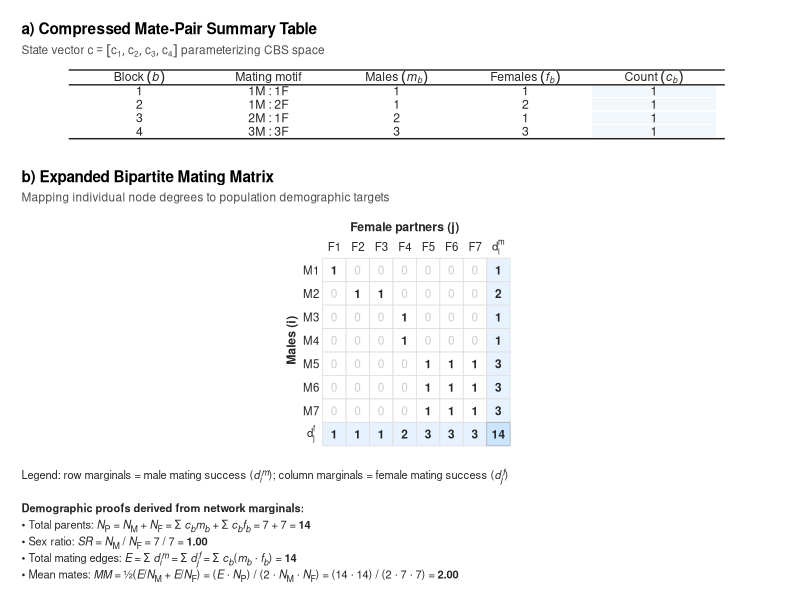

This figure's R source:
# ==============================================================================
# Script 08: Build Figure 2 (Stacked Panels 2a and 2b)
# Project: mateR2 Manuscript
# Goal: A single vertically stacked composite figure containing:
#       - (a) Mate-Pair Summary Table (compressed CBS state space, c_b)
#       - (b) Expanded bipartite mating matrix with demographic proofs
#
# CHANGED: rebuilt in ggplot2. The previous version rendered gt tables to PNG
# with gtsave() and stacked them with magick, which required TWO pieces of
# system software outside renv's reach: the ImageMagick C++ library, and a
# headless Chrome install (gt renders HTML and screenshots it). Neither can be
# restored by renv, so the script died for anyone without both. Figures 3-6 are
# already plain R; this makes the whole figure pipeline plain R.
# ==============================================================================

library(dplyr)
library(tidyr)
library(ggplot2)
library(patchwork)
library(ggtext)   # real subscripts in the proofs block; pure R, no system deps

if (!dir.exists("figures")) dir.create("figures", recursive = TRUE)

ink        <- "grey15"
fill_count <- "#f2f7fb"   # panel (a) count column
fill_marg  <- "#e6f2ff"   # panel (b) marginals
fill_corn  <- "#cce5ff"   # panel (b) corner (total edges)
zero_grey  <- "grey80"

base_tbl <- theme_void(base_size = 9) +
  theme(plot.title    = element_text(face = "bold", size = 11, hjust = 0),
        plot.subtitle = element_text(size = 8.5, colour = "grey30", hjust = 0),
        # element_markdown() renders the proofs with real subscripts; plain
        # element_text() prints "N_M" and "c_b" literally, which misstates
        # notation Section 2.1 defines carefully.
        plot.caption  = ggtext::element_markdown(size = 8, colour = ink,
                                                 hjust = 0, lineheight = 1.5),
        plot.margin   = margin(6, 10, 6, 10))

# ==============================================================================
# 1. PANEL (a): MATE-PAIR SUMMARY TABLE
# ==============================================================================
mp <- data.frame(
  Block_ID   = c("1", "2", "3", "4"),
  Block_Type = c("1M : 1F", "1M : 2F", "2M : 1F", "3M : 3F"),
  Males_m    = c(1, 1, 2, 3),
  Females_f  = c(1, 2, 1, 3),
  Count_c_b  = c(1, 1, 1, 1)
)

hdr_a <- c("Block~(italic(b))", "Mating~motif", "Males~(italic(m)[italic(b)])",
           "Females~(italic(f)[italic(b)])", "Count~(italic(c)[italic(b)])")
a_long <- mp %>%
  mutate(row = row_number()) %>%
  pivot_longer(-row, names_to = "col", values_to = "val",
               values_transform = as.character) %>%
  mutate(colx = match(col, names(mp)),
         val  = ifelse(grepl("^[0-9]+$", val), val, val))

p_a <- ggplot(a_long, aes(colx, -row)) +
  # count column highlight
  geom_tile(data = subset(a_long, colx == 5),
            fill = fill_count, colour = NA, width = 0.96, height = 0.9) +
  geom_text(aes(label = val), size = 3.1, colour = ink) +
  annotate("text", x = seq_along(hdr_a), y = 0, label = hdr_a, parse = TRUE,
           fontface = "bold", size = 3.1, colour = ink) +
  annotate("segment", x = 0.45, xend = 5.55, y = -0.55, yend = -0.55, colour = ink) +
  annotate("segment", x = 0.45, xend = 5.55, y =  0.55, yend =  0.55, colour = ink) +
  annotate("segment", x = 0.45, xend = 5.55, y = -4.55, yend = -4.55, colour = ink) +
  scale_x_continuous(limits = c(0.35, 5.7)) +
  scale_y_continuous(limits = c(-4.9, 0.9)) +
  labs(title = "a) Compressed Mate-Pair Summary Table",
       subtitle = expression("State vector "*c==group("[",list(c[1],c[2],c[3],c[4]),"]")*
                             " parameterizing CBS space")) +
  base_tbl

# ==============================================================================
# 2. PANEL (b): EXPANDED MATRIX & MARGINAL DEMOGRAPHICS
# ==============================================================================
Nm <- 7; Nf <- 7
B <- matrix(0, Nm, Nf, dimnames = list(paste0("M", 1:Nm), paste0("F", 1:Nf)))
B[1, 1]     <- 1   # 1M:1F
B[2, 2:3]   <- 1   # 1M:2F
B[3:4, 4]   <- 1   # 2M:1F
B[5:7, 5:7] <- 1   # 3M:3F

row_marg <- rowSums(B); col_marg <- colSums(B); E <- sum(B)
Np <- Nm + Nf; SR <- Nm / Nf; MM <- ((E / Nm) + (E / Nf)) / 2

cells <- expand.grid(i = 1:Nm, j = 1:Nf) %>%
  mutate(v = as.vector(B[cbind(i, j)]))

p_b <- ggplot() +
  # matrix body
  geom_tile(data = cells, aes(j, -i), fill = "white", colour = "grey88", linewidth = 0.3) +
  geom_text(data = cells, aes(j, -i, label = v,
                              fontface = ifelse(v == 1, "bold", "plain"),
                              colour = ifelse(v == 1, ink, zero_grey)), size = 3) +
  # row marginals
  geom_tile(data = data.frame(i = 1:Nm, v = row_marg),
            aes(Nf + 1, -i), fill = fill_marg, colour = "grey88", linewidth = 0.3) +
  geom_text(data = data.frame(i = 1:Nm, v = row_marg),
            aes(Nf + 1, -i, label = v), size = 3, fontface = "bold", colour = ink) +
  # column marginals
  geom_tile(data = data.frame(j = 1:Nf, v = col_marg),
            aes(j, -(Nm + 1)), fill = fill_marg, colour = "grey88", linewidth = 0.3) +
  geom_text(data = data.frame(j = 1:Nf, v = col_marg),
            aes(j, -(Nm + 1), label = v), size = 3, fontface = "bold", colour = ink) +
  # corner: total edges
  annotate("tile", x = Nf + 1, y = -(Nm + 1), fill = fill_corn,
           colour = "grey70", linewidth = 0.3) +
  annotate("text", x = Nf + 1, y = -(Nm + 1), label = E, size = 3,
           fontface = "bold", colour = ink) +
  # labels
  annotate("text", x = 1:Nf, y = 0, label = colnames(B), size = 2.9, colour = ink) +
  annotate("text", x = Nf + 1, y = 0, label = "d[i]^m", parse = TRUE,
           size = 2.9, fontface = "bold", colour = ink) +
  annotate("text", x = 0, y = -(1:Nm), label = rownames(B), size = 2.9, colour = ink) +
  annotate("text", x = 0, y = -(Nm + 1), label = "d[j]^f", parse = TRUE,
           size = 2.9, fontface = "bold", colour = ink) +
  annotate("text", x = (Nf + 1) / 2, y = 0.85, label = "Female partners (j)",
           size = 3.1, fontface = "bold", colour = ink) +
  annotate("text", x = -0.85, y = -(Nm + 1) / 2, label = "Males (i)", angle = 90,
           size = 3.1, fontface = "bold", colour = ink) +
  scale_colour_identity() +
  coord_fixed(clip = "off") +
  scale_x_continuous(limits = c(-1.2, Nf + 1.8)) +
  scale_y_continuous(limits = c(-(Nm + 1.7), 1.3)) +
  labs(title = "b) Expanded Bipartite Mating Matrix",
       subtitle = "Mapping individual node degrees to population demographic targets",
       caption = sprintf(paste0(
         "Legend: row marginals = male mating success (*d*<sub>*i*</sub><sup>*m*</sup>); ",
         "column marginals = female mating success (*d*<sub>*j*</sub><sup>*f*</sup>)<br><br>",
         "**Demographic proofs derived from network marginals:**<br>",
         "&bull; Total parents: *N*<sub>P</sub> = *N*<sub>M</sub> + *N*<sub>F</sub> = ",
         "&Sigma; *c*<sub>*b*</sub>*m*<sub>*b*</sub> + &Sigma; *c*<sub>*b*</sub>*f*<sub>*b*</sub> ",
         "= %d + %d = **%d**<br>",
         "&bull; Sex ratio: *SR* = *N*<sub>M</sub> / *N*<sub>F</sub> = %d / %d = **%.2f**<br>",
         "&bull; Total mating edges: *E* = &Sigma; *d*<sub>*i*</sub><sup>*m*</sup> = ",
         "&Sigma; *d*<sub>*j*</sub><sup>*f*</sup> = ",
         "&Sigma; *c*<sub>*b*</sub>(*m*<sub>*b*</sub> &middot; *f*<sub>*b*</sub>) = **%d**<br>",
         "&bull; Mean mates: *MM* = &frac12;(*E*/*N*<sub>M</sub> + *E*/*N*<sub>F</sub>) = ",
         "(*E* &middot; *N*<sub>P</sub>) / (2 &middot; *N*<sub>M</sub> &middot; *N*<sub>F</sub>) = ",
         "(%d &middot; %d) / (2 &middot; %d &middot; %d) = **%.2f**"),
         Nm, Nf, Np, Nm, Nf, SR, E, E, Np, Nm, Nf, MM)) +
  base_tbl

# ==============================================================================
# 3. STACK
# ==============================================================================
fig2 <- p_a / p_b + plot_layout(heights = c(1, 3.0))
out <- "figures/Figure_02_Worked_Example.png"
ggsave(out, fig2, width = 7.2, height = 8.0, dpi = 400, bg = "white")
cat("[SUCCESS] ->", out, "\n")
